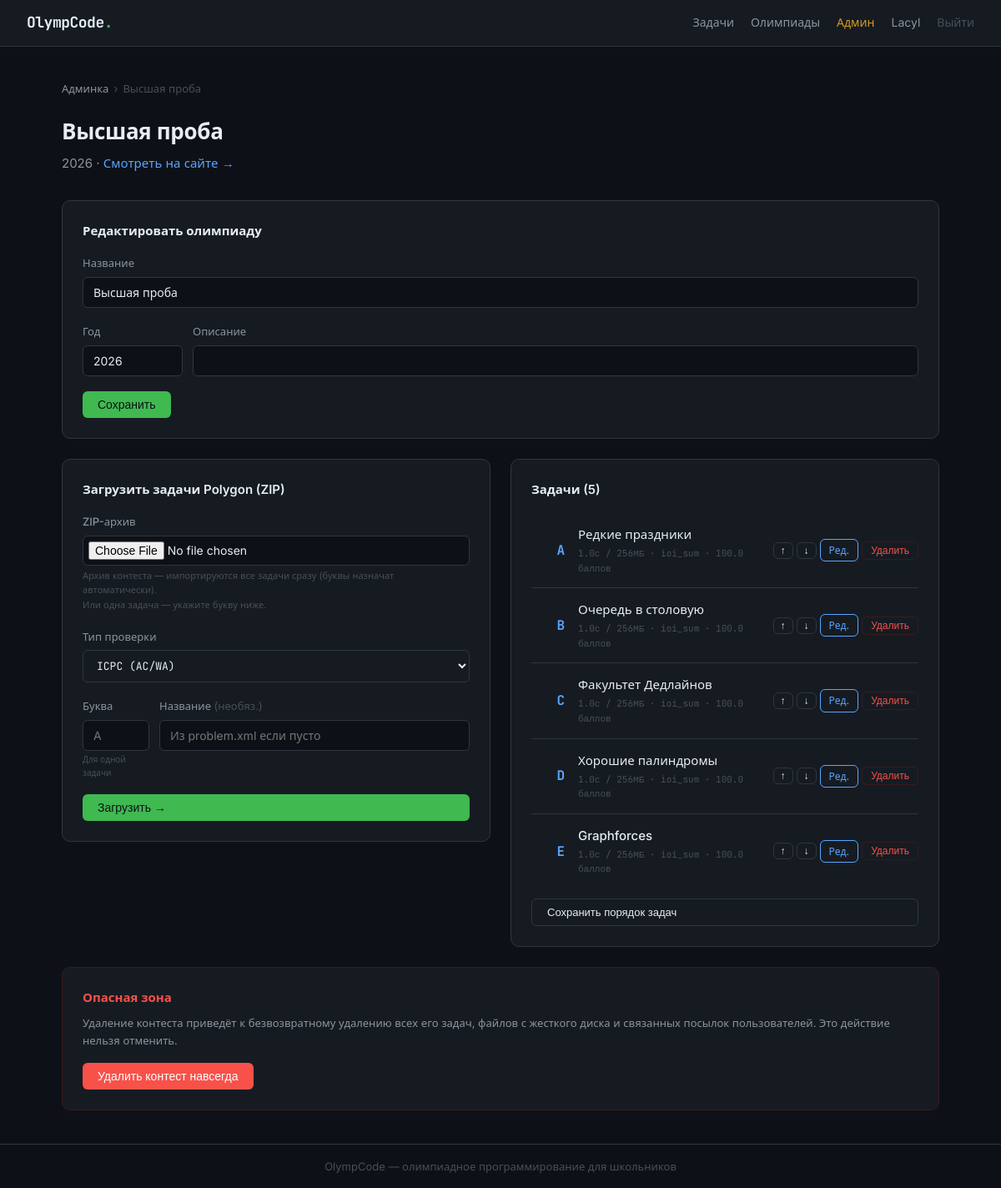
Screenshot of /admin/contest/1 (signed in) with the database file from the repository.
### models.py (models this page shows)
class User(Base):
    __tablename__ = "users"
    id:            Mapped[int]      = mapped_column(Integer, primary_key=True)
    username:      Mapped[str]      = mapped_column(String(64), unique=True, index=True)
    email:         Mapped[str]      = mapped_column(String(256), unique=True)
    password_hash: Mapped[str]      = mapped_column(String(256))
    is_admin:      Mapped[bool]     = mapped_column(Boolean, default=False)
    created_at:    Mapped[datetime] = mapped_column(DateTime, default=datetime.now)
    submissions: Mapped[list["Submission"]] = relationship(back_populates="user")

class Contest(Base):
    __tablename__ = "contests"
    id:          Mapped[int]        = mapped_column(Integer, primary_key=True)
    title:       Mapped[str]        = mapped_column(String(256))
    year:        Mapped[int | None] = mapped_column(Integer, nullable=True)
    description: Mapped[str | None] = mapped_column(Text, nullable=True)
    format:      Mapped[ContestFormat] = mapped_column(SAEnum(ContestFormat), default=ContestFormat.POLYGON)
    created_at:  Mapped[datetime]   = mapped_column(DateTime, default=datetime.now)
    contest_tasks: Mapped[list["ContestTask"]] = relationship(back_populates="contest")

class ContestTask(Base):
    __tablename__ = "contest_tasks"
    id:         Mapped[int] = mapped_column(Integer, primary_key=True)
    contest_id: Mapped[int] = mapped_column(ForeignKey("contests.id"))
    task_id:    Mapped[int] = mapped_column(ForeignKey("tasks.id"))
    letter:     Mapped[str] = mapped_column(String(8))
    order:      Mapped[int] = mapped_column(Integer, default=1)
    contest: Mapped["Contest"] = relationship(back_populates="contest_tasks")
    task:    Mapped["Task"]    = relationship(back_populates="contest_tasks")

class Task(Base):
    __tablename__ = "tasks"
    id:             Mapped[int]          = mapped_column(Integer, primary_key=True)
    topic_id:       Mapped[int | None]   = mapped_column(ForeignKey("topics.id"), nullable=True)
    order_in_topic: Mapped[int]          = mapped_column(Integer, default=1)
    title:          Mapped[str]          = mapped_column(String(256))
    statement_md:   Mapped[str | None]   = mapped_column(Text, nullable=True)
    statement_html: Mapped[str | None]   = mapped_column(Text, nullable=True)
    time_limit:     Mapped[float]        = mapped_column(Float, default=1.0)
    memory_limit:   Mapped[int]          = mapped_column(Integer, default=256)
    tests_path:     Mapped[str]          = mapped_column(String(512))
    checker_path:   Mapped[str]          = mapped_column(String(512))
    scoring_type:     Mapped[ScoringType]  = mapped_column(SAEnum(ScoringType), default=ScoringType.ICPC)
    max_score:        Mapped[float]        = mapped_column(Float, default=0.0)
    test_scores_json: Mapped[str | None]   = mapped_column(Text, nullable=True)  # JSON список баллов за каждый тест
    is_output_only:   Mapped[bool]         = mapped_column(Boolean, default=False)  # MOSH: участник сдаёт готовый файл-ответ, а не код
    is_interactive:    Mapped[bool]        = mapped_column(Boolean, default=False)  # Polygon: есть interactor, программа общается с ним в реальном времени
    interactor_path:   Mapped[str | None]  = mapped_column(String(512), nullable=True)  # путь к скомпилированному interactor (для отладки, судья пока не запускает)
    topic:         Mapped["Topic | None"]      = relationship(back_populates="tasks")
    submissions:   Mapped[list["Submission"]]  = relationship(back_populates="task")
    subtasks:      Mapped[list["Subtask"]]     = relationship(back_populates="task")
    contest_tasks: Mapped[list["ContestTask"]] = relationship(back_populates="task")

### routers/admin.py (the view)
@router.get("/contest/{contest_id}")
async def admin_contest(contest_id: int, request: Request, db: Session = Depends(get_db)):
    user = _require_admin(request, db)
    if not user:
        return render_404(request, None)
    contest = db.query(Contest).filter_by(id=contest_id).first()
    if not contest:
        return render_404(request, user)
    contest_tasks = (
        db.query(ContestTask)
        .filter_by(contest_id=contest_id)
        .order_by(ContestTask.order)
        .all()
    )
    return templates.TemplateResponse("admin/contest.html", {
        "request":       request,
        "user":          user,
        "contest":       contest,
        "contest_tasks": contest_tasks,
    })

### templates/admin/contest.html (shortened to what this page needs)
{% extends "base.html" %}
{% block content %}
<div class="breadcrumb">
  <a href="/admin/">Админка</a>
  <span>›</span>
  <span>{{ contest.title }}</span>
</div>
<div class="page-header">
  <h1>{{ contest.title }}</h1>
  <p>{{ contest.year or '' }}
    · <a href="/contests/{{ contest.id }}">Смотреть на сайте →</a></p>
</div>
<div class="card" style="margin-bottom:24px">
  <h2 style="font-size:15px; font-weight:600; margin-bottom:16px">Редактировать олимпиаду</h2>
  <form method="post" action="/admin/contest/{{ contest.id }}/update">
    <div class="form-group">
      <label>Название</label>
      <input class="form-input" name="title" required value="{{ contest.title }}">
    </div>
    <div style="display:grid; grid-template-columns:120px 1fr; gap:12px">
      <div class="form-group">
        <label>Год</label>
        <input class="form-input" name="year" type="number" value="{{ contest.year or '' }}">
      </div>
      <div class="form-group">
        <label>Описание</label>
        <input class="form-input" name="description" value="{{ contest.description or '' }}">
      </div>
    </div>
    <button class="btn btn--primary" type="submit">Сохранить</button>
  </form>
</div>
<div style="display:grid; grid-template-columns:1fr 1fr; gap:24px; align-items:start">
  <div class="card">
    {% if contest.format.value == 'mosh' %}
    <h2 style="font-size:15px; font-weight:600; margin-bottom:16px">Загрузить задачи МОШ (ZIP)</h2>
    <form id="upload-form-mosh" enctype="multipart/form-data">
      <div class="form-group">
        <label>ZIP-архив</label>
        <input class="form-input" type="file" name="file" accept=".zip" required style="padding:6px">
        <div style="font-size:11px; color:var(--text-3); margin-top:4px">
          Архив контеста (A1, B2, …) — импортируются все задачи сразу.<br>
          Или одна задача — укажите букву ниже.
        </div>
      </div>
      <div style="display:grid; grid-template-columns:80px 1fr; gap:12px">
        <div class="form-group">
          <label>Буква</label>
          <input class="form-input" name="letter" placeholder="A1" maxlength="8"
                 style="text-transform:uppercase">
        </div>
        <div class="form-group">
          <label>Название <span style="color:var(--text-3); font-weight:400">(необяз.)</span></label>
          <input class="form-input" name="task_name" placeholder="Из meta.json если пусто">
        </div>
      </div>
      <button class="btn btn--primary" type="submit" style="width:100%" id="upload-btn-mosh">
        Загрузить →
      </button>
    </form>
    {% else %}
    <h2 style="font-size:15px; font-weight:600; margin-bottom:16px">Загрузить задачи Polygon (ZIP)</h2>
    <form id="upload-form-polygon" enctype="multipart/form-data">
      <div class="form-group">
        <label>ZIP-архив</label>
        <input class="form-input" type="file" name="file" accept=".zip" required style="padding:6px">
        <div style="font-size:11px; color:var(--text-3); margin-top:4px">
          Архив контеста — импортируются все задачи сразу (буквы назначат автоматически).<br>
          Или одна задача — укажите букву ниже.
        </div>
      </div>
      <div class="form-group">
        <label>Тип проверки</label>
        <select class="lang-select" name="scoring_type" style="width:100%; padding:9px 12px">
          <option value="icpc">ICPC (AC/WA)</option>
        </select>
      </div>
      <div style="display:grid; grid-template-columns:80px 1fr; gap:12px">
        <div class="form-group">
          <label>Буква</label>
          <input class="form-input" name="letter" placeholder="A" maxlength="2"
                 style="text-transform:uppercase">
          <div style="font-size:10px; color:var(--text-3); margin-top:2px">Для одной задачи</div>
        </div>
        <div class="form-group">
          <label>Название <span style="color:var(--text-3); font-weight:400">(необяз.)</span></label>
          <input class="form-input" name="task_name" placeholder="Из problem.xml если пусто">
        </div>
      </div>
      <button class="btn btn--primary" type="submit" style="width:100%" id="upload-btn-polygon">
        Загрузить →
      </button>
    </form>
    {% endif %}
</div>
  <div class="card">
    <h2 style="font-size:15px; font-weight:600; margin-bottom:16px">
      Задачи ({{ contest_tasks | length }})
    </h2>
    {% if contest_tasks %}
    <form method="post" action="/admin/contest/{{ contest.id }}/reorder" id="reorder-form">
      <ul class="task-list" id="task-reorder-list">
        {% for ct in contest_tasks %}
        <li class="task-list__item" data-ct-id="{{ ct.id }}">
          <span class="task-num" style="font-size:16px; font-weight:700; color:var(--blue); min-width:24px">
            {{ ct.letter }}
          </span>
          <div style="flex:1">
            <a href="/task/{{ ct.task.id }}?contest_id={{ contest.id }}" class="task-link">{{ ct.task.title }}</a>
            <div style="font-size:11px; color:var(--text-3); font-family:var(--mono); margin-top:2px">
              {{ ct.task.time_limit }}с / {{ ct.task.memory_limit }}МБ ·
              {{ ct.task.scoring_type.value }}
              {% if ct.task.max_score %} · {{ ct.task.max_score | float }} баллов{% endif %}
            </div>
          </div>
          <div style="display:flex; gap:4px; align-items:center">
            <button type="button" class="btn btn--outline btn-reorder" data-dir="up"
                    style="font-size:12px; padding:2px 8px" title="Выше">↑</button>
            <button type="button" class="btn btn--outline btn-reorder" data-dir="down"
                    style="font-size:12px; padding:2px 8px" title="Ниже">↓</button>
            <a href="/admin/task/{{ ct.task.id }}"
               class="btn btn--outline"
               style="font-size:12px; padding:3px 10px; color:var(--blue); border-color:var(--blue)">
              Ред.
            </a>
            <button type="button" class="btn btn--outline btn-delete-task"
                    data-action="/admin/contest/{{ contest.id }}/delete/{{ ct.id }}"
                    style="font-size:12px; padding:3px 10px; color:var(--red); border-color:var(--red-dim)">
              Удалить
            </button>
          </div>
        </li>
        {% endfor %}
      </ul>
      <button class="btn btn--outline" type="submit" style="width:100%; margin-top:12px; font-size:13px">
        Сохранить порядок задач
      </button>
    </form>
    {% else %}
    <p style="color:var(--text-2); font-size:14px">Задач пока нет — загрузи первую</p>
    {% endif %}
  </div>
</div>
<div class="card" style="margin-top:24px; border-color: var(--red-dim);">
  <h2 style="font-size:15px; font-weight:600; margin-bottom:8px; color:var(--red)">
    Опасная зона
  </h2>
  <p style="font-size:13px; color:var(--text-2); margin-bottom:16px;">
    Удаление контеста приведёт к безвозвратному удалению всех его задач,
    файлов с жесткого диска и связанных посылок пользователей. Это действие нельзя отменить.
  </p>
  <form method="post" action="/admin/contest/delete/{{ contest.id }}"
        onsubmit="return confirm('Вы абсолютно уверены, что хотите удалить контест «{{ contest.title }}»? Это действие нельзя отменить!')">
    <button class="btn btn--danger" type="submit">Удалить контест навсегда</button>
  </form>
</div>
{% endblock %}

### templates/base.html (shortened to what this page needs)
<!DOCTYPE html>
<html lang="ru">
<head>
  <link rel="stylesheet" href="/static/css/main.css">
</head>
<body>
<nav class="navbar">
  <a href="/" class="nav-logo">OlympCode<span class="logo-dot">.</span></a>
  <div class="nav-links">
    <a href="/" class="nav-link">Задачи</a>
    <a href="/contests/" class="nav-link">Олимпиады</a>
    {% if user %}
      {% if user.is_admin %}<a href="/admin/" class="nav-link" style="color:var(--amber)">Админ</a>{% endif %}
      <a href="/profile/" class="nav-link">{{ user.username }}</a>
      <a href="/auth/logout" class="nav-link nav-link--muted">Выйти</a>
    {% else %}
      <a href="/auth/login" class="nav-link">Войти</a>
      <a href="/auth/register" class="btn btn--sm btn--primary">Регистрация</a>
    {% endif %}
  </div>
</nav>
<main class="main-content">
  {% block content %}{% endblock %}
</main>
<footer class="footer">
  <span>OlympCode — олимпиадное программирование для школьников</span>
</footer>
</body>
</html>

### static/css/main.css (style rules this page uses)
*, *::before, *::after { box-sizing: border-box; margin: 0; padding: 0; }
:root { --bg: #0d1117; --bg-card: #161b22; --bg-input: #0d1117; --border: #30363d; --border-hi: #58a6ff; --text: #e6edf3; --text-2: #8b949e; --text-3: #484f58; --green: #3fb950; --green-dim: #1a4226; --red: #f85149; --red-dim: #3d1a19; --amber: #d29922; --amber-dim: #2d2208; --blue: #58a6ff; --mono: 'JetBrains Mono', 'Courier New', monospace; --sans: 'Inter', system-ui, sans-serif; --radius: 6px; --radius-lg: 10px; }
html { scroll-behavior: smooth; }
body { background: var(--bg); color: var(--text); font-family: var(--sans); font-size: 15px; line-height: 1.6; min-height: 100vh; display: flex; flex-direction: column; }
a { color: var(--blue); text-decoration: none; }
.navbar { display: flex; align-items: center; justify-content: space-between; padding: 0 32px; height: 56px; border-bottom: 1px solid var(--border); background: var(--bg-card); position: sticky; top: 0; z-index: 100; }
.nav-logo { font-family: var(--mono); font-weight: 700; font-size: 18px; color: var(--text); text-decoration: none; letter-spacing: -0.5px; }
.logo-dot { color: var(--green); }
.nav-links { display: flex; align-items: center; gap: 20px; }
.nav-link { color: var(--text-2); font-size: 14px; text-decoration: none; transition: color .15s; }
.nav-link--muted { color: var(--text-3); }
.main-content { flex: 1; max-width: 1100px; width: 100%; margin: 0 auto; padding: 40px 24px; }
.footer { border-top: 1px solid var(--border); padding: 16px 32px; text-align: center; font-size: 13px; color: var(--text-3); }
.btn { display: inline-flex; align-items: center; gap: 6px; padding: 8px 18px; border-radius: var(--radius); font-size: 14px; font-weight: 500; cursor: pointer; border: none; transition: opacity .15s, background .15s; text-decoration: none; }
.btn--primary { background: var(--green); color: #0d1117; }
.btn--outline { background: transparent; border: 1px solid var(--border); color: var(--text); }
.btn--danger { background: var(--red); color: #fff; }
.card { background: var(--bg-card); border: 1px solid var(--border); border-radius: var(--radius-lg); padding: 24px; }
.page-header { margin-bottom: 32px; }
.page-header h1 { font-size: 26px; font-weight: 600; letter-spacing: -0.3px; }
.page-header p { color: var(--text-2); margin-top: 6px; }
.task-list { list-style: none; }
.task-list__item { display: grid; grid-template-columns: 40px 1fr auto; align-items: center; gap: 16px; padding: 14px 0; border-bottom: 1px solid var(--border); }
.task-list__item:last-child { border-bottom: none; }
.task-num { font-family: var(--mono); font-size: 13px; color: var(--text-3); text-align: right; }
.task-link { color: var(--text); font-weight: 500; text-decoration: none; }
.lang-select { background: var(--bg-card); border: 1px solid var(--border); color: var(--text); padding: 5px 10px; border-radius: var(--radius); font-size: 13px; font-family: var(--mono); cursor: pointer; }
.form-group { margin-bottom: 18px; }
.form-group label { display: block; font-size: 13px; font-weight: 500; margin-bottom: 6px; color: var(--text-2); }
.form-input { width: 100%; background: var(--bg-input); border: 1px solid var(--border); border-radius: var(--radius); color: var(--text); padding: 9px 12px; font-size: 14px; font-family: var(--sans); outline: none; transition: border-color .15s; }
.breadcrumb { font-size: 13px; color: var(--text-3); margin-bottom: 20px; display: flex; align-items: center; gap: 6px; }
.breadcrumb a { color: var(--text-2); }

### rows the page displays
User: username "Lacyl"
Contest: title "Высшая проба", year "2026"
ContestTask: letter "A", task "Редкие праздники", task.time_limit "1.0", task.memory_limit "256", task.scoring_type.value "ioi_sum", task.max_score "100.0"
ContestTask: letter "B", task "Очередь в столовую", task.time_limit "1.0", task.memory_limit "256", task.scoring_type.value "ioi_sum", task.max_score "100.0"
ContestTask: letter "C", task "Факультет Дедлайнов", task.time_limit "1.0", task.memory_limit "256", task.scoring_type.value "ioi_sum", task.max_score "100.0"
ContestTask: letter "D", task "Хорошие палиндромы", task.time_limit "1.0", task.memory_limit "256", task.scoring_type.value "ioi_sum", task.max_score "100.0"
ContestTask: letter "E", task "Graphforces", task.time_limit "1.0", task.memory_limit "256", task.scoring_type.value "ioi_sum", task.max_score "100.0"

### other values shown
{{ contest_tasks | length }} "5"
